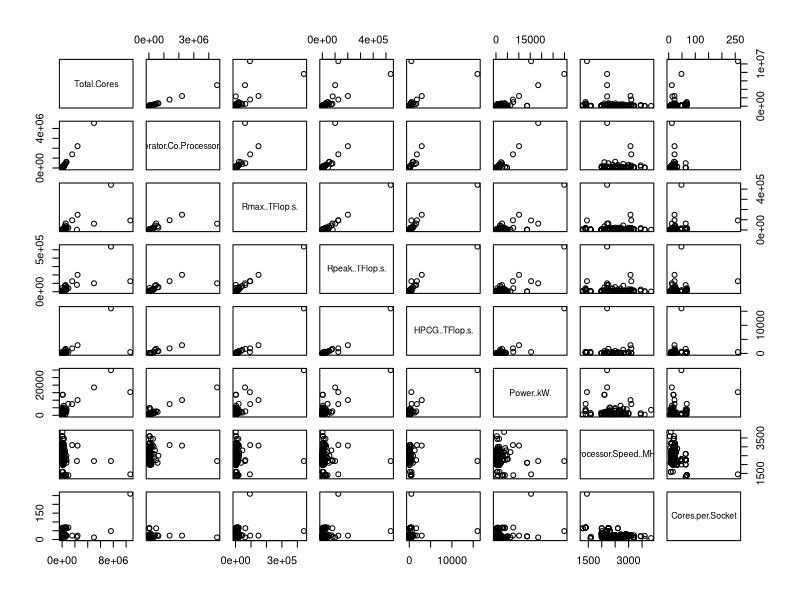
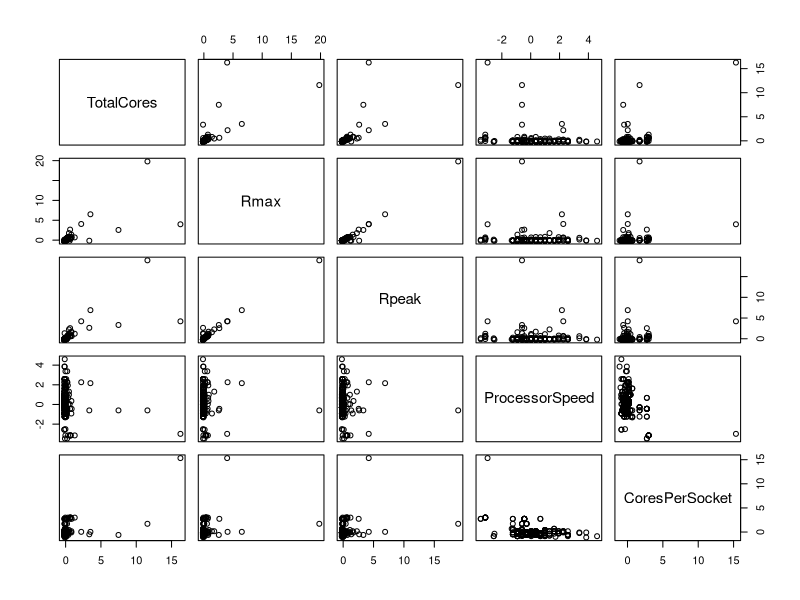
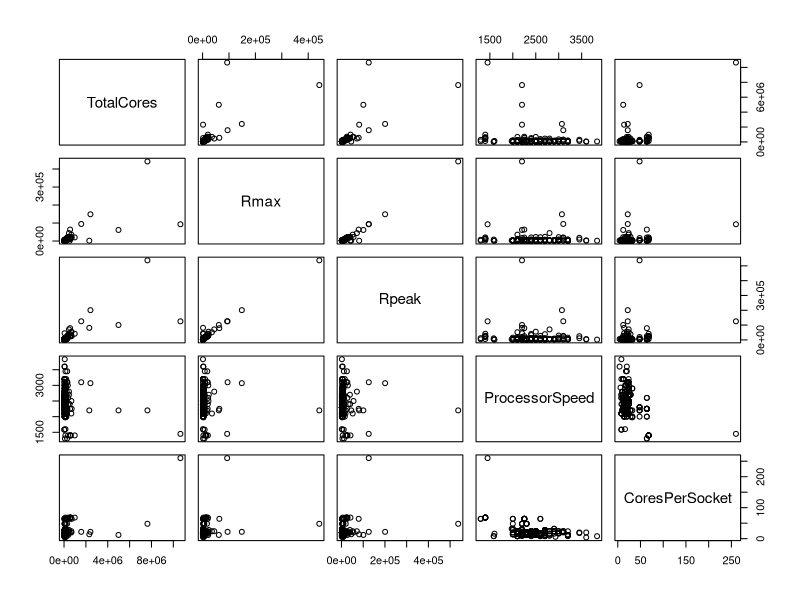
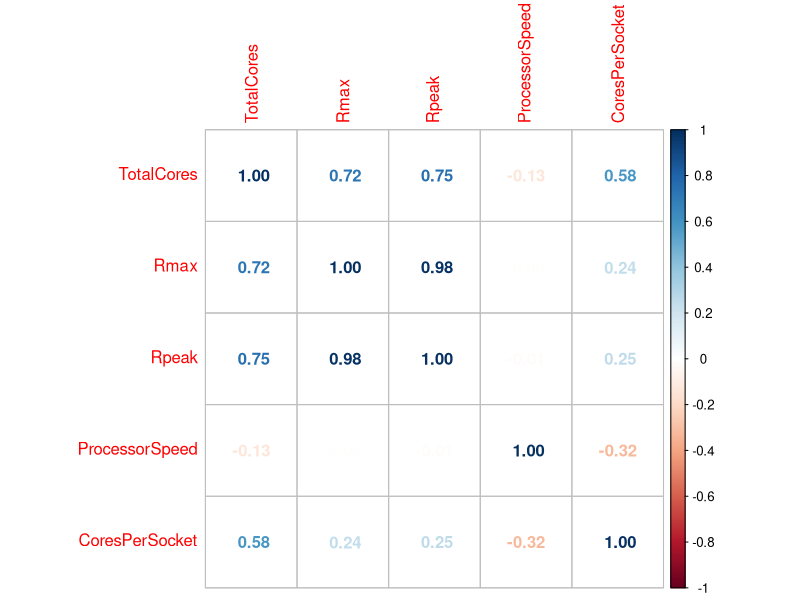
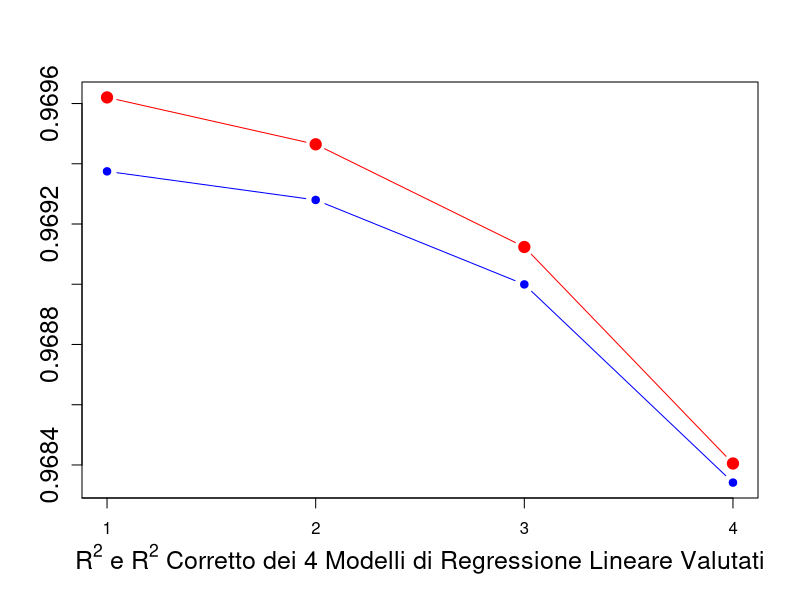
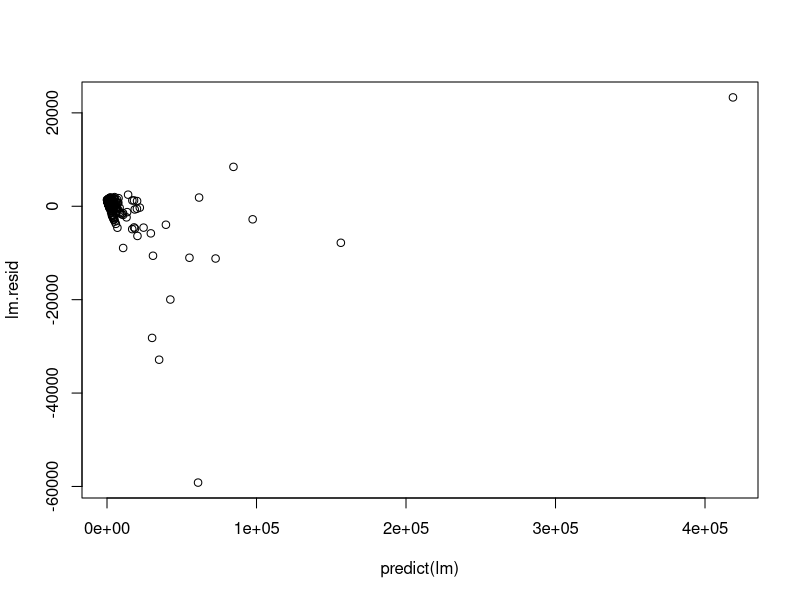
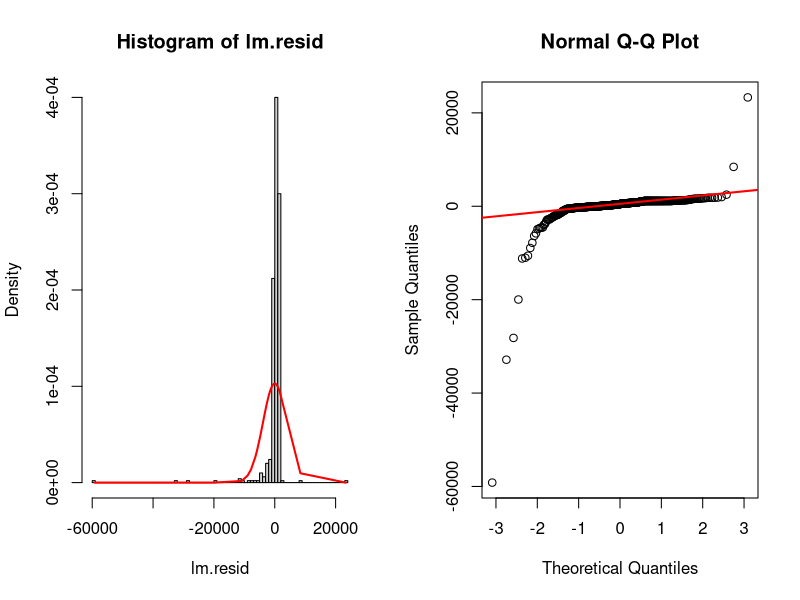
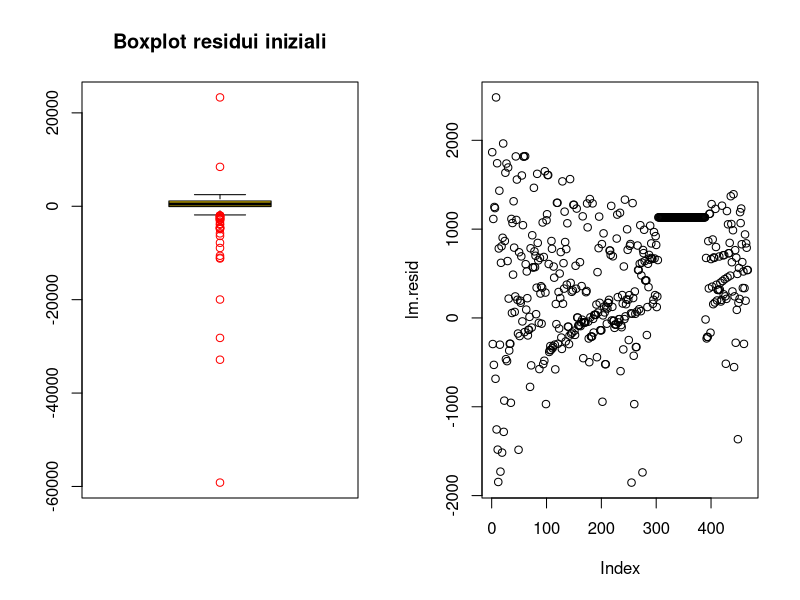

R code for these plots, in order:
# pulizia RStudio
cat("\014")
rm(list = ls())

# importazione librerie da utilizzare
library(corrplot)

# caricamento dei dati dal file csv
data = read.csv('data.csv', header = TRUE, sep = ";")

# rimozione colonne non utilizzate
data$Rank <- NULL
data$Previous.Rank <- NULL
data$First.Appearance <- NULL
data$First.Rank <- NULL
data$Name <- NULL
data$Computer <- NULL
data$Site <- NULL
data$Manufacturer <- NULL
data$Country <- NULL
data$Year <- NULL
data$Segment <- NULL
data$Nmax <- NULL
data$Nhalf <- NULL
data$Power.Source <- NULL
data$Power.Efficiency..GFlops.Watts. <- NULL
data$Architecture <- NULL
data$Processor <- NULL
data$Processor.Technology <- NULL
data$Operating.System <- NULL
data$OS.Family <- NULL
data$Accelerator.Co.Processor <- NULL
data$Processor.Generation <- NULL
data$System.Model <- NULL
data$System.Family <- NULL
data$Interconnect.Family <- NULL
data$Interconnect <- NULL
data$Continent <- NULL
data$Site.ID <- NULL
data$System.ID <- NULL

# stampa sommario struttura iniziale: prime osservazioni
summary(data)
str(data)
plot(data)

# controllo delle colonne per valori mancanti
sum(is.na(data$Total.Cores))
sum(is.na(data$Accelerator.Co.Processor.Cores))
sum(is.na(data$Rmax..TFlop.s.))
sum(is.na(data$Rpeak..TFlop.s.))
sum(is.na(data$HPCG..TFlop.s.))
sum(is.na(data$Power..kW.))
sum(is.na(data$Processor.Speed..MHz.))
sum(is.na(data$Cores.per.Socket))

# notiamo che ci sono un numero non indifferente di NA in alcune colonne,
# eliminiamo tali colonne
data$Accelerator.Co.Processor.Cores <- NULL
data$HPCG..TFlop.s. <- NULL
data$Power..kW. <- NULL

# assegniamo nomi più leggibili alle colonne della tabella
colnames(data) <- c("TotalCores", "Rmax", "Rpeak", "ProcessorSpeed", "CoresPerSocket")

# standardizzazione tabella
st_data = data.frame(scale(data))

# visualizzazione tabella standardizzata
# la standardizzazione non varia il grafico di dispersione
# e non è stata quindi considerata nel seguito dell'analisi
plot(st_data)

# nuova stampa dei dati prima di iniziare l'analisi
summary(data)
str(data)
head(data)
plot(data)
corrplot(cor(data), method = "number")

# costruzione modello di regressione lineare
r = matrix(ncol = 2, nrow = 4)

lm.1<-lm(Rmax~Rpeak+TotalCores+CoresPerSocket+ProcessorSpeed, data = data)
summary(lm.1)
r[1,]= c(summary(lm.1)$r.squared, summary(lm.1)$adj.r.squared)

lm.2<-lm(Rmax~Rpeak+TotalCores+CoresPerSocket, data = data)
summary(lm.2)
r[2,]= c(summary(lm.2)$r.squared, summary(lm.2)$adj.r.squared)

lm.3<-lm(Rmax~Rpeak+TotalCores, data = data)
summary(lm.3)
r[3,]= c(summary(lm.3)$r.squared, summary(lm.3)$adj.r.squared)

lm.4<-lm(Rmax~Rpeak, data = data)
summary(lm.4)
r[4,]= c(summary(lm.4)$r.squared, summary(lm.4)$adj.r.squared)

# traccio il grafico di comparazione degli R^2 e R^2 corretti
ymin = min(r)
ymax = max(r)
xl <- expression(R^2 ~ e ~ R^2 ~ Corretto ~ dei ~ 4 ~ Modelli ~ di ~ Regressione ~ Lineare ~ Valutati)
plot(r[,1], pch = 19, type = "b", col = "red", xaxt="n", ylab = "", ylim = c(ymin,ymax), xlab = xl, cex = 1.5, cex.axis = 1.5, cex.lab = 1.5)
axis(1 , at = 0:4, labels = 0:4)
lines(r[,2], pch = 19, type = "b", col = "blue")

# modello di regressione lineare
lm = lm.3
summary(lm)

# analisi dei residui del modello di regressione lineare
lm.resid = residuals(lm)
plot(predict(lm), lm.resid)
par(mfrow=c(1, 2))
hist(lm.resid, 100, freq = FALSE)
lines(sort(lm.resid), dnorm(sort(lm.resid), mean(lm.resid), sd(lm.resid)), col="red", lwd=2)
qqnorm(lm.resid)
qqline(lm.resid, col="red", lwd=2)
shapiro.test(lm.resid)

# approfondimento analisi dei residui: calcolo della correlazione tra i
# fattori di ingresso e tra i fattori di ingresso e i residui
cor(data$Rpeak, data$TotalCores)
cor(data$Rpeak, lm.resid)
cor(data$TotalCores, lm.resid)

# approfondimento analisi dei residui: valutazione modello di regressione
# lineare con tutti i fattori
lm.1.resid = residuals(lm.1)
shapiro.test(lm.1.resid)

# approfondimento analisi dei residui: valutazione modello di regressione
# lineare semplice
lm.4.resid = residuals(lm.4)
shapiro.test(lm.4.resid)

# approfondimento analisi dei residui: rimozione residui relativi agli outliers
boxplot(lm.resid, main="Boxplot residui iniziali", col=(c("gold","darkgreen")), outcol="red")
Residuals_outliers <- boxplot(lm.resid, plot=FALSE)$out
Residuals_outliers <- rev(sort(Residuals_outliers))
Residuals_outliers
lm.resid<-lm.resid[-which(lm.resid %in% Residuals_outliers[1:length(Residuals_outliers)])]

# plot residui: non ho usato predict(lm) dato che avendo eliminato alcuni dei
# residui ora ho dimensioni differenti
plot(lm.resid)

# visualizziamo nuovamente i grafici relativi ai residui per vedere se la loro
# distribuzione sia migliorata o meno
par(mfrow=c(1, 2))
hist(lm.resid, 100, freq = FALSE)
lines(sort(lm.resid), dnorm(sort(lm.resid), mean(lm.resid), sd(lm.resid)), col="red", lwd=2)
qqnorm(lm.resid)
qqline(lm.resid, col="red", lwd=2)
shapiro.test(lm.resid)

# approfondimento analisi dei residui: rimozione dei residui che causano la
# deviazione dal un modello Gaussiano
lm.resid.ord = sort(lm.resid)
lm.resid<-lm.resid[-which(lm.resid %in% lm.resid.ord[1:20])]
lm.resid<-lm.resid[-which(lm.resid %in% lm.resid.ord[410:467])]
boxplot(lm.resid, main="Boxplot residui dopo la rimozione degli outliers", col=(c("gold","darkgreen")), outcol="red")

# plot residui: non ho usato predict(lm) dato che avendo eliminato alcuni dei
# residui ora ho dimensioni differenti
plot(lm.resid)

# visualizziamo nuovamente i grafici relativi ai residui per vedere se la loro
# distribuzione sia migliorata o meno
par(mfrow=c(1, 2))
hist(lm.resid, 100, freq = FALSE)
lines(sort(lm.resid), dnorm(sort(lm.resid), mean(lm.resid), sd(lm.resid)), col="red", lwd=2)
qqnorm(lm.resid)
qqline(lm.resid, col="red", lwd=2)
shapiro.test(lm.resid)

# costruzione modello regressione esponenziale
lm.2<-lm(log(Rmax)~log(TotalCores)+log(Rpeak)+log(ProcessorSpeed)+log(CoresPerSocket), data = data)
summary(lm.2)
lm.2.resid = residuals(lm.2)
plot(predict(lm.2), lm.2.resid)
hist(lm.2.resid, 100, freq = FALSE)
lines(sort(lm.2.resid), dnorm(sort(lm.2.resid), mean(lm.2.resid), sd(lm.2.resid)), col="red")
qqnorm(lm.2.resid)
qqline(lm.2.resid, col="red")
shapiro.test(lm.2.resid)
